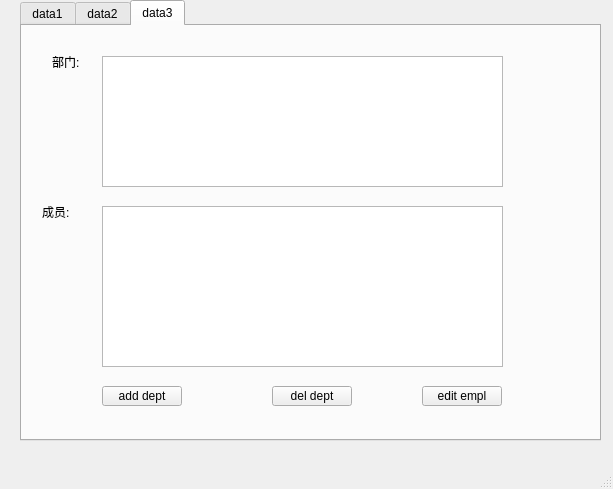
<?xml version="1.0" encoding="UTF-8"?>
<ui version="4.0">
 <class>MainWindow</class>
 <widget class="QMainWindow" name="MainWindow">
  <property name="geometry">
   <rect>
    <x>0</x>
    <y>0</y>
    <width>613</width>
    <height>489</height>
   </rect>
  </property>
  <property name="windowTitle">
   <string>MainWindow</string>
  </property>
  <widget class="QWidget" name="centralwidget">
   <widget class="QTabWidget" name="tabWidget">
    <property name="geometry">
     <rect>
      <x>20</x>
      <y>0</y>
      <width>581</width>
      <height>441</height>
     </rect>
    </property>
    <property name="currentIndex">
     <number>2</number>
    </property>
    <property name="movable">
     <bool>false</bool>
    </property>
    <property name="tabBarAutoHide">
     <bool>false</bool>
    </property>
    <widget class="QWidget" name="data1">
     <attribute name="title">
      <string>data1</string>
     </attribute>
     <widget class="QTextEdit" name="textEdit">
      <property name="geometry">
       <rect>
        <x>30</x>
        <y>30</y>
        <width>441</width>
        <height>121</height>
       </rect>
      </property>
     </widget>
     <widget class="QWidget" name="layoutWidget">
      <property name="geometry">
       <rect>
        <x>30</x>
        <y>160</y>
        <width>244</width>
        <height>86</height>
       </rect>
      </property>
      <layout class="QGridLayout" name="gridLayout">
       <item row="0" column="0">
        <widget class="QLabel" name="label">
         <property name="text">
          <string>name</string>
         </property>
        </widget>
       </item>
       <item row="0" column="1">
        <widget class="QLineEdit" name="lineEdit">
         <property name="text">
          <string>zhangsan</string>
         </property>
        </widget>
       </item>
       <item row="0" column="2">
        <widget class="QPushButton" name="list">
         <property name="text">
          <string>List</string>
         </property>
        </widget>
       </item>
       <item row="1" column="0">
        <widget class="QLabel" name="label_2">
         <property name="text">
          <string>age</string>
         </property>
        </widget>
       </item>
       <item row="1" column="1">
        <widget class="QLineEdit" name="lineEdit_2">
         <property name="text">
          <string>21</string>
         </property>
        </widget>
       </item>
       <item row="1" column="2">
        <spacer name="verticalSpacer">
         <property name="orientation">
          <enum>Qt::Vertical</enum>
         </property>
         <property name="sizeHint" stdset="0">
          <size>
           <width>20</width>
           <height>28</height>
          </size>
         </property>
        </spacer>
       </item>
       <item row="2" column="0">
        <widget class="QLabel" name="label_3">
         <property name="text">
          <string>address</string>
         </property>
        </widget>
       </item>
       <item row="2" column="1">
        <widget class="QLineEdit" name="lineEdit_3">
         <property name="text">
          <string>beijing</string>
         </property>
        </widget>
       </item>
       <item row="2" column="2">
        <widget class="QPushButton" name="add">
         <property name="text">
          <string>add</string>
         </property>
        </widget>
       </item>
      </layout>
     </widget>
     <widget class="QPushButton" name="pushButton">
      <property name="geometry">
       <rect>
        <x>490</x>
        <y>70</y>
        <width>80</width>
        <height>20</height>
       </rect>
      </property>
      <property name="text">
       <string>connect</string>
      </property>
     </widget>
     <widget class="QPushButton" name="clear">
      <property name="geometry">
       <rect>
        <x>490</x>
        <y>30</y>
        <width>80</width>
        <height>20</height>
       </rect>
      </property>
      <property name="text">
       <string>clear</string>
      </property>
     </widget>
     <widget class="QWidget" name="layoutWidget">
      <property name="geometry">
       <rect>
        <x>280</x>
        <y>160</y>
        <width>238</width>
        <height>114</height>
       </rect>
      </property>
      <layout class="QGridLayout" name="gridLayout_2">
       <item row="0" column="0">
        <widget class="QLabel" name="label_4">
         <property name="text">
          <string>name</string>
         </property>
        </widget>
       </item>
       <item row="0" column="1">
        <widget class="QLineEdit" name="lineEdit_4">
         <property name="text">
          <string>zhangsan</string>
         </property>
        </widget>
       </item>
       <item row="0" column="2">
        <widget class="QPushButton" name="pushButton_2">
         <property name="text">
          <string>list2</string>
         </property>
        </widget>
       </item>
       <item row="1" column="0">
        <widget class="QLabel" name="label_6">
         <property name="text">
          <string>yuwen</string>
         </property>
        </widget>
       </item>
       <item row="1" column="1">
        <widget class="QLineEdit" name="lineEdit_6">
         <property name="text">
          <string>66</string>
         </property>
        </widget>
       </item>
       <item row="1" column="2">
        <widget class="QPushButton" name="pushButton_3">
         <property name="text">
          <string>add2</string>
         </property>
        </widget>
       </item>
       <item row="2" column="0" rowspan="2">
        <widget class="QLabel" name="label_5">
         <property name="text">
          <string>shuxue</string>
         </property>
        </widget>
       </item>
       <item row="3" column="1">
        <widget class="QLineEdit" name="lineEdit_5">
         <property name="text">
          <string>55</string>
         </property>
        </widget>
       </item>
       <item row="3" column="2">
        <widget class="QPushButton" name="pushButton_4">
         <property name="text">
          <string>delete</string>
         </property>
        </widget>
       </item>
       <item row="4" column="0">
        <widget class="QLabel" name="label_7">
         <property name="text">
          <string>yingyu</string>
         </property>
        </widget>
       </item>
       <item row="4" column="1">
        <widget class="QLineEdit" name="lineEdit_7">
         <property name="text">
          <string>88</string>
         </property>
        </widget>
       </item>
       <item row="4" column="2">
        <widget class="QPushButton" name="change">
         <property name="text">
          <string>change</string>
         </property>
        </widget>
       </item>
      </layout>
     </widget>
    </widget>
    <widget class="QWidget" name="data2">
     <attribute name="title">
      <string>data2</string>
     </attribute>
     <widget class="QTableView" name="tableView">
      <property name="geometry">
       <rect>
        <x>100</x>
        <y>110</y>
        <width>381</width>
        <height>191</height>
       </rect>
      </property>
     </widget>
    </widget>
    <widget class="QWidget" name="data3">
     <attribute name="title">
      <string>data3</string>
     </attribute>
     <widget class="QTableView" name="DepartementsView">
      <property name="geometry">
       <rect>
        <x>80</x>
        <y>30</y>
        <width>401</width>
        <height>131</height>
       </rect>
      </property>
     </widget>
     <widget class="QLabel" name="label_8">
      <property name="geometry">
       <rect>
        <x>30</x>
        <y>30</y>
        <width>54</width>
        <height>12</height>
       </rect>
      </property>
      <property name="text">
       <string>部门:</string>
      </property>
     </widget>
     <widget class="QTableView" name="EmployeesView">
      <property name="geometry">
       <rect>
        <x>80</x>
        <y>180</y>
        <width>401</width>
        <height>161</height>
       </rect>
      </property>
     </widget>
     <widget class="QLabel" name="label_9">
      <property name="geometry">
       <rect>
        <x>20</x>
        <y>180</y>
        <width>54</width>
        <height>12</height>
       </rect>
      </property>
      <property name="text">
       <string>成员:</string>
      </property>
     </widget>
     <widget class="QPushButton" name="addDept">
      <property name="geometry">
       <rect>
        <x>80</x>
        <y>360</y>
        <width>80</width>
        <height>20</height>
       </rect>
      </property>
      <property name="text">
       <string>add dept</string>
      </property>
     </widget>
     <widget class="QPushButton" name="delDept">
      <property name="geometry">
       <rect>
        <x>250</x>
        <y>360</y>
        <width>80</width>
        <height>20</height>
       </rect>
      </property>
      <property name="text">
       <string>del dept</string>
      </property>
     </widget>
     <widget class="QPushButton" name="editEmpl">
      <property name="geometry">
       <rect>
        <x>400</x>
        <y>360</y>
        <width>80</width>
        <height>20</height>
       </rect>
      </property>
      <property name="text">
       <string>edit empl</string>
      </property>
     </widget>
    </widget>
   </widget>
  </widget>
  <widget class="QMenuBar" name="menubar">
   <property name="geometry">
    <rect>
     <x>0</x>
     <y>0</y>
     <width>613</width>
     <height>22</height>
    </rect>
   </property>
  </widget>
  <widget class="QStatusBar" name="statusbar"/>
 </widget>
 <resources/>
 <connections/>
</ui>
